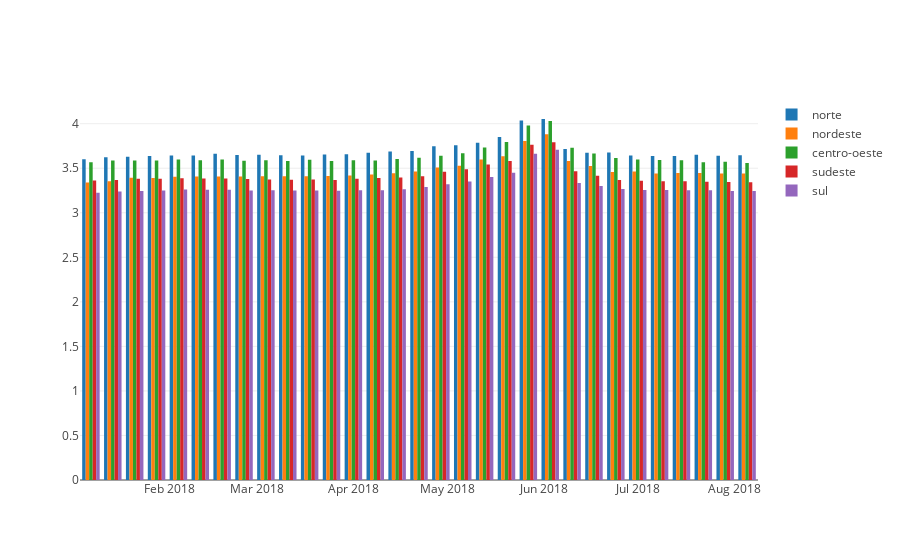

Source (notebook cell):
### Code cell
precos_norte = go.Bar(
    x = unstack_serie_produto_regiao.index,
    y = unstack_serie_produto_regiao.Norte,
    name = "norte"
)

precos_nordeste = go.Bar(
    x = unstack_serie_produto_regiao.index,
    y = unstack_serie_produto_regiao.Nordeste,
    name = "nordeste"
)

precos_centrooeste = go.Bar(
    x = unstack_serie_produto_regiao.index,
    y = unstack_serie_produto_regiao.Centrooeste,
    name = "centro-oeste"
)

precos_sudeste = go.Bar(
    x = unstack_serie_produto_regiao.index,
    y = unstack_serie_produto_regiao.Sudeste,
    name = "sudeste"
)

precos_sul = go.Bar(
    x = unstack_serie_produto_regiao.index,
    y = unstack_serie_produto_regiao.Sul,
    name = "sul"
)

data = [precos_norte, precos_nordeste, precos_centrooeste, precos_sudeste, precos_sul]

iplot(data)
